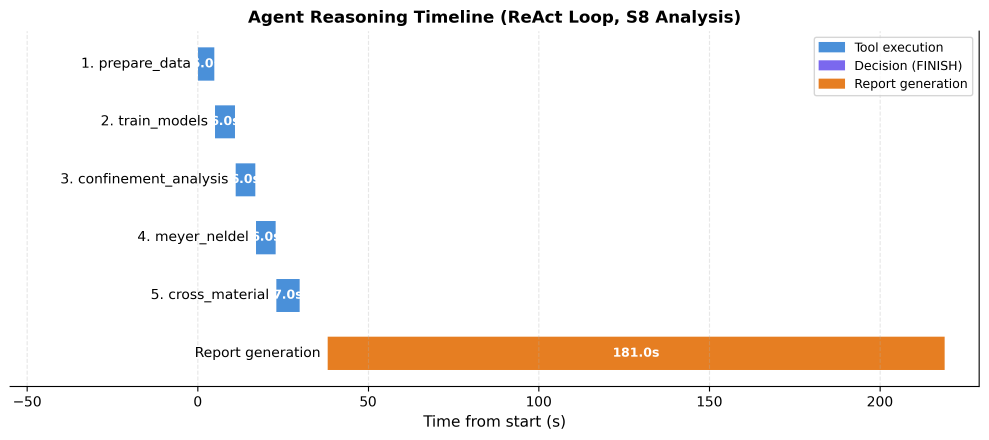
#> input picture paper/FigS_timeline.png, 2966 x 1320 px (shown at 1/3 size)
$ python -i plot_figS_timeline.py   (imports and definitions only)
#> lines starting #> are read from the running program, lines starting #| are printed output that depends on the picture
#!/usr/bin/env python3
"""
Generate Fig S_timeline: Agent Reasoning Gantt Chart
Data source: SI_Agent_execution_log.json
Output: FigS_timeline.png in close/paper/
"""

import json
import matplotlib.pyplot as plt
import matplotlib.patches as mpatches
from pathlib import Path
from datetime import datetime

# Paths
SCRIPT_DIR = Path(__file__).resolve().parent
LOG_PATH = SCRIPT_DIR / "SI_reports" / "SI_Agent_execution_log.json"
OUT_PATH = SCRIPT_DIR / "SI_figure" / "FigS_timeline.png"


# [4 lines left out: function parse_time, not called in this run]


def extract_timeline(data: dict) -> list:
    """Extract Gantt bars: (label, start_s, duration_s, category)."""
    exec_log = data["execution_log"]
    thought_log = data.get("thought_log", [])

    # Get iteration start timestamps from "--- Iteration N/10 ---"
    iter_times = []
    t0 = None
    for entry in exec_log:
        msg = entry.get("message", "")
        if "--- Iteration" in msg:
            t_str = entry.get("time", "")
            if t_str:
                t_sec = parse_time(t_str)
                if t0 is None:
                    t0 = t_sec
                n = int(msg.split("Iteration")[1].split("/")[0].strip())
                iter_times.append((n, t_sec))

    # Get Report generation timestamps
    report_start = report_end = None
    for entry in exec_log:
        t_str = entry.get("time", "")
        if "Step 5:" in entry.get("message", ""):
            report_start = parse_time(t_str) if t_str else None
        if "Report generated!" in entry.get("message", ""):
            report_end = parse_time(t_str) if t_str else None

    bars = []
    action_map = {t["iteration"]: t["action"] for t in thought_log}

    for i in range(len(iter_times) - 1):
        n, t_start = iter_times[i]
        _, t_end = iter_times[i + 1]
        start_s = t_start - t0
        dur = t_end - t_start
        action = action_map.get(n, "?")
        if action == "FINISH":
            cat = "decision"
            label = "FINISH (decision)"
        else:
            cat = "tool"
            label = action
        bars.append((label, start_s, dur, cat))

    if report_start is not None and report_end is not None and t0 is not None:
        bars.append(
            ("Report generation", report_start - t0, report_end - report_start, "report")
        )

    return bars


# [79 lines left out: function main, not called in this run]


# [2 lines not run here, left out]

>>> import cv2
>>> picture = cv2.imread('FigS_timeline.png', cv2.IMREAD_GRAYSCALE)
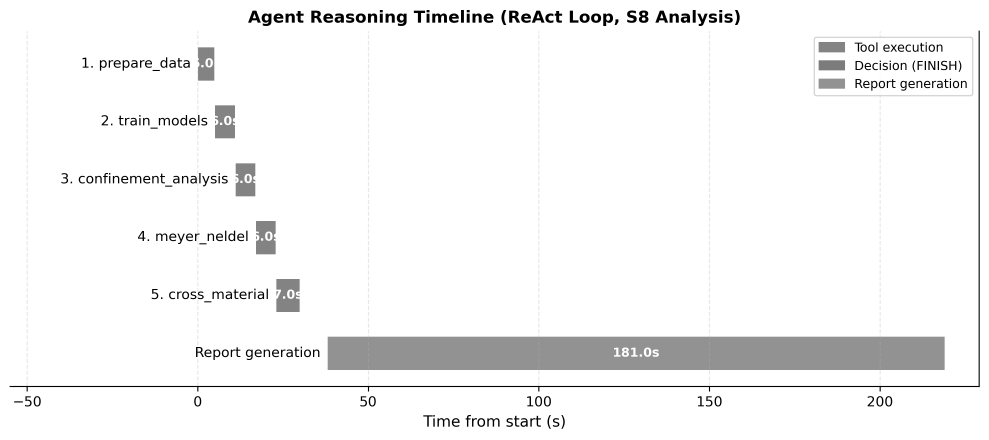
#> picture: shape (1320, 2966) (shown at 1/3 size); min 0, max 255, mean 244.3
#> (the run stopped early here; a loop or call above may not have finished)
